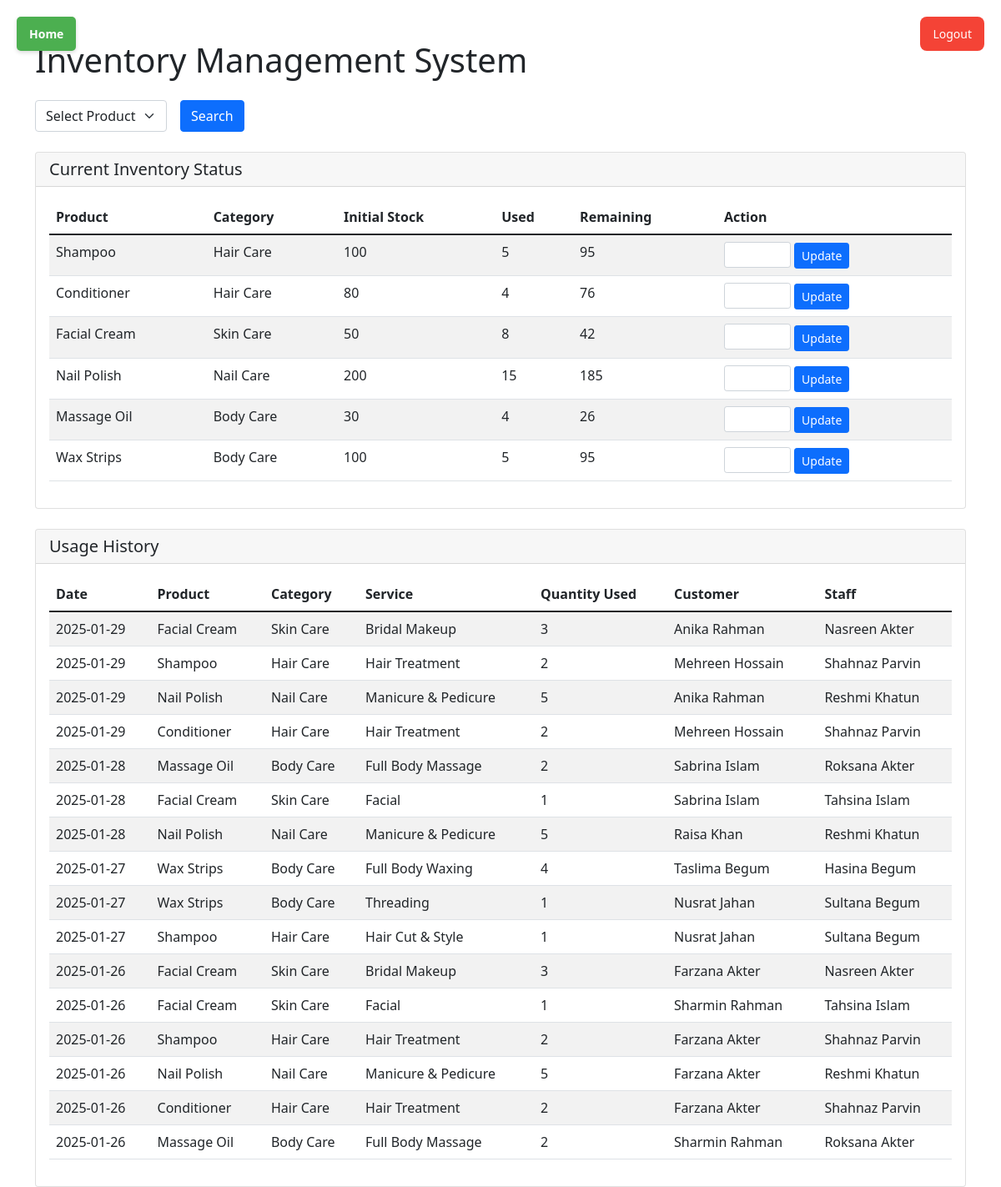
The page /inventory.php on the database its author committed.
### tables this page shows
CREATE TABLE inventory (
    product_id VARCHAR(10) PRIMARY KEY,
    product_name VARCHAR(100),
    product_category VARCHAR(50),
    quantity INT,
    price DECIMAL(10,2),
    supplier_name VARCHAR(100),
    supplier_contact VARCHAR(50)
);

CREATE TABLE inventory_services (
    product_id VARCHAR(10),
    sid VARCHAR(10),
    quantity_used INT,
    appointment_date DATE,
    app_id VARCHAR(10),
    PRIMARY KEY (product_id, sid, appointment_date, app_id),
    FOREIGN KEY (product_id) REFERENCES inventory(product_id) ON DELETE CASCADE ON UPDATE CASCADE,
    FOREIGN KEY (sid) REFERENCES services(sid) ON DELETE CASCADE ON UPDATE CASCADE,
    FOREIGN KEY (app_id) REFERENCES appointment(app_id) ON DELETE CASCADE ON UPDATE CASCADE
);

CREATE TABLE services (
    sid VARCHAR(10) PRIMARY KEY,
    sname VARCHAR(100),
    sprice DECIMAL(10,2),
    sduration TIME,
    category VARCHAR(50)
);

CREATE TABLE customer (
    cust_id VARCHAR(10) PRIMARY KEY,
    cust_name VARCHAR(100),
    cust_phone VARCHAR(15),
    cust_mail VARCHAR(100),
    cust_loc VARCHAR(150)
);

CREATE TABLE staff (
    staff_id VARCHAR(10) PRIMARY KEY,
    staff_name VARCHAR(100),
    staff_phone VARCHAR(15),
    staff_mail VARCHAR(100),
    staff_loc VARCHAR(150),
    staff_role VARCHAR(50)
);

### inventory.php (the view, shortened to what this page needs)
<?php
$config = [
    'host' => 'localhost',
    'dbname' => 'beauty_parlor',
    'username' => 'root',
    'password' => ''
];
try {
    $pdo = new PDO(
        "mysql:host={$config['host']};dbname={$config['dbname']}",
        $config['username'],
        $config['password']
    );
    $pdo->setAttribute(PDO::ATTR_ERRMODE, PDO::ERRMODE_EXCEPTION);
} catch(PDOException $e) {
    echo "Connection failed: " . $e->getMessage();
    exit;
}
function getInventoryStatus($pdo, $product_name = '') {
    $query = "SELECT
                i.product_id,
                i.product_name,
                i.product_category,
                i.quantity as current_stock,
                i.price,
                SUM(COALESCE(is2.quantity_used, 0)) as total_used,
                i.quantity - SUM(COALESCE(is2.quantity_used, 0)) as remaining_stock
              FROM inventory i
              LEFT JOIN inventory_services is2 ON i.product_id = is2.product_id";
    $query .= " GROUP BY i.product_id";
    $stmt = $pdo->prepare($query);
    if ($product_name) {
        $stmt->execute([':product_name' => '%' . $product_name . '%']);
    } else {
        $stmt->execute();
    }
    return $stmt->fetchAll(PDO::FETCH_ASSOC);
}
function getUsageHistory($pdo, $product_name = '') {
    $query = "SELECT
                is2.appointment_date,
                i.product_name,
                i.product_category,
                s.sname as service_name,
                is2.quantity_used,
                c.cust_name,
                st.staff_name
              FROM inventory_services is2
              JOIN inventory i ON is2.product_id = i.product_id
              JOIN services s ON is2.sid = s.sid
              JOIN appointment a ON is2.app_id = a.app_id
              JOIN customer c ON a.cust_id = c.cust_id
              JOIN appointment_services aps ON is2.app_id = aps.app_id AND is2.sid = aps.sid
              JOIN staff st ON aps.staff_id = st.staff_id";
    $query .= " ORDER BY is2.appointment_date DESC";
    $stmt = $pdo->prepare($query);
    if ($product_name) {
        $stmt->execute([':product_name' => '%' . $product_name . '%']);
    } else {
        $stmt->execute();
    }
    return $stmt->fetchAll(PDO::FETCH_ASSOC);
}
$product_name_filter = $_GET['product_name'] ?? '';
$inventory_status = getInventoryStatus($pdo, $product_name_filter);
$usage_history = getUsageHistory($pdo, $product_name_filter);
?>
<!DOCTYPE html>
<html lang="en">
<head>
    <link href="https://cdn.jsdelivr.net/npm/bootstrap@5.1.3/dist/css/bootstrap.min.css" rel="stylesheet">
</head>
<body>
    <div class="container mt-5">
        <h1 class="mb-4">Inventory Management System</h1>
        <a href="logout.php" class="logout">Logout</a>
        <a href="admin_dashboard.php" class="home">Home</a>
        <div class="mb-4">
            <form method="get" class="row g-3">
                <div class="col-auto">
                    <select name="product_name" class="form-select">
                        <option value="">Select Product</option>
                    </select>
                </div>
                <div class="col-auto">
                    <button type="submit" class="btn btn-primary">Search</button>
                </div>
            </form>
        </div>
        <div class="card mb-4">
            <div class="card-header">
                <h2 class="card-title h5 mb-0">Current Inventory Status</h2>
            </div>
            <div class="card-body">
                <table class="table table-striped">
                    <thead>
                        <tr>
                            <th>Product</th>
                            <th>Category</th>
                            <th>Initial Stock</th>
                            <th>Used</th>
                            <th>Remaining</th>
                            <th>Action</th>
                        </tr>
                    </thead>
                    <tbody>
                        <?php foreach ($inventory_status as $item): ?>
                            <tr>
                                <td><?php echo htmlspecialchars($item['product_name']); ?></td>
                                <td><?php echo htmlspecialchars($item['product_category']); ?></td>
                                <td><?php echo htmlspecialchars($item['current_stock']); ?></td>
                                <td><?php echo htmlspecialchars($item['total_used'] ?? 0); ?></td>
                                <td><?php echo htmlspecialchars($item['remaining_stock']); ?></td>
                                <td>
                                    <form method="post" class="d-inline">
                                        <input type="number" name="new_quantity" class="form-control form-control-sm d-inline" style="width: 80px;">
                                        <button type="submit" name="update_inventory" class="btn btn-primary btn-sm">Update</button>
                                    </form>
                                </td>
                            </tr>
                        <?php endforeach; ?>
                    </tbody>
                </table>
            </div>
        </div>
        <div class="card">
            <div class="card-header">
                <h2 class="card-title h5 mb-0">Usage History</h2>
            </div>
            <div class="card-body">
                <table class="table table-striped">
                    <thead>
                        <tr>
                            <th>Date</th>
                            <th>Product</th>
                            <th>Category</th>
                            <th>Service</th>
                            <th>Quantity Used</th>
                            <th>Customer</th>
                            <th>Staff</th>
                        </tr>
                    </thead>
                    <tbody>
                        <?php foreach ($usage_history as $usage): ?>
                            <tr>
                                <td><?php echo htmlspecialchars($usage['appointment_date']); ?></td>
                                <td><?php echo htmlspecialchars($usage['product_name']); ?></td>
                                <td><?php echo htmlspecialchars($usage['product_category']); ?></td>
                                <td><?php echo htmlspecialchars($usage['service_name']); ?></td>
                                <td><?php echo htmlspecialchars($usage['quantity_used']); ?></td>
                                <td><?php echo htmlspecialchars($usage['cust_name']); ?></td>
                                <td><?php echo htmlspecialchars($usage['staff_name']); ?></td>
                            </tr>
                        <?php endforeach; ?>
                    </tbody>
                </table>
            </div>
        </div>
    </div>
</body>
</html>

### inventory.php (style rules this page uses)
.logout { position: absolute; top: 20px; right: 20px; padding: 10px 15px; background-color: #f44336; color: white; text-decoration: none; border-radius: 8px; font-size: 14px; transition: background-color 0.3s; }
.home { position: absolute; top: 20px; left: 20px; padding: 10px 15px; background-color: #4CAF50; color: white; text-decoration: none; border-radius: 5px; font-size: 14px; font-weight: bold; transition: background-color 0.3s ease, transform 0.3s ease; box-shadow: 0 2px 5px rgba(0, 0, 0, 0.15); }

### rows shown on the page
inventory: product_name "Shampoo", product_category "Hair Care", quantity "100", total_used "5", remaining_stock "95"
inventory: product_name "Conditioner", product_category "Hair Care", quantity "80", total_used "4", remaining_stock "76"
inventory: product_name "Facial Cream", product_category "Skin Care", quantity "50", total_used "8", remaining_stock "42"
inventory: product_name "Nail Polish", product_category "Nail Care", quantity "200", total_used "15", remaining_stock "185"
inventory: product_name "Massage Oil", product_category "Body Care", quantity "30", total_used "4", remaining_stock "26"
inventory: product_name "Wax Strips", product_category "Body Care", quantity "100", total_used "5", remaining_stock "95"
inventory_services: appointment_date "2025-01-29", product.product_name "Facial Cream", product.product_category "Skin Care", sid.sname "Bridal Makeup", quantity_used "3", customer.cust_name "Anika Rahman", staff.staff_name "Nasreen Akter"
inventory_services: appointment_date "2025-01-29", product.product_name "Shampoo", product.product_category "Hair Care", sid.sname "Hair Treatment", quantity_used "2", customer.cust_name "Mehreen Hossain", staff.staff_name "Shahnaz Parvin"
inventory_services: appointment_date "2025-01-29", product.product_name "Nail Polish", product.product_category "Nail Care", sid.sname "Manicure & Pedicure", quantity_used "5", customer.cust_name "Anika Rahman", staff.staff_name "Reshmi Khatun"
inventory_services: appointment_date "2025-01-29", product.product_name "Conditioner", product.product_category "Hair Care", sid.sname "Hair Treatment", quantity_used "2", customer.cust_name "Mehreen Hossain", staff.staff_name "Shahnaz Parvin"
inventory_services: appointment_date "2025-01-28", product.product_name "Massage Oil", product.product_category "Body Care", sid.sname "Full Body Massage", quantity_used "2", customer.cust_name "Sabrina Islam", staff.staff_name "Roksana Akter"
inventory_services: appointment_date "2025-01-28", product.product_name "Facial Cream", product.product_category "Skin Care", sid.sname "Facial", quantity_used "1", customer.cust_name "Sabrina Islam", staff.staff_name "Tahsina Islam"
inventory_services: appointment_date "2025-01-28", product.product_name "Nail Polish", product.product_category "Nail Care", sid.sname "Manicure & Pedicure", quantity_used "5", customer.cust_name "Raisa Khan", staff.staff_name "Reshmi Khatun"
inventory_services: appointment_date "2025-01-27", product.product_name "Wax Strips", product.product_category "Body Care", sid.sname "Full Body Waxing", quantity_used "4", customer.cust_name "Taslima Begum", staff.staff_name "Hasina Begum"
inventory_services: appointment_date "2025-01-27", product.product_name "Wax Strips", product.product_category "Body Care", sid.sname "Threading", quantity_used "1", customer.cust_name "Nusrat Jahan", staff.staff_name "Sultana Begum"
inventory_services: appointment_date "2025-01-27", product.product_name "Shampoo", product.product_category "Hair Care", sid.sname "Hair Cut & Style", quantity_used "1", customer.cust_name "Nusrat Jahan", staff.staff_name "Sultana Begum"
inventory_services: appointment_date "2025-01-26", product.product_name "Facial Cream", product.product_category "Skin Care", sid.sname "Bridal Makeup", quantity_used "3", customer.cust_name "Farzana Akter", staff.staff_name "Nasreen Akter"
inventory_services: appointment_date "2025-01-26", product.product_name "Facial Cream", product.product_category "Skin Care", sid.sname "Facial", quantity_used "1", customer.cust_name "Sharmin Rahman", staff.staff_name "Tahsina Islam"
inventory_services: appointment_date "2025-01-26", product.product_name "Shampoo", product.product_category "Hair Care", sid.sname "Hair Treatment", quantity_used "2", customer.cust_name "Farzana Akter", staff.staff_name "Shahnaz Parvin"
inventory_services: appointment_date "2025-01-26", product.product_name "Nail Polish", product.product_category "Nail Care", sid.sname "Manicure & Pedicure", quantity_used "5", customer.cust_name "Farzana Akter", staff.staff_name "Reshmi Khatun"
inventory_services: appointment_date "2025-01-26", product.product_name "Conditioner", product.product_category "Hair Care", sid.sname "Hair Treatment", quantity_used "2", customer.cust_name "Farzana Akter", staff.staff_name "Shahnaz Parvin"
inventory_services: appointment_date "2025-01-26", product.product_name "Massage Oil", product.product_category "Body Care", sid.sname "Full Body Massage", quantity_used "2", customer.cust_name "Sharmin Rahman", staff.staff_name "Roksana Akter"
